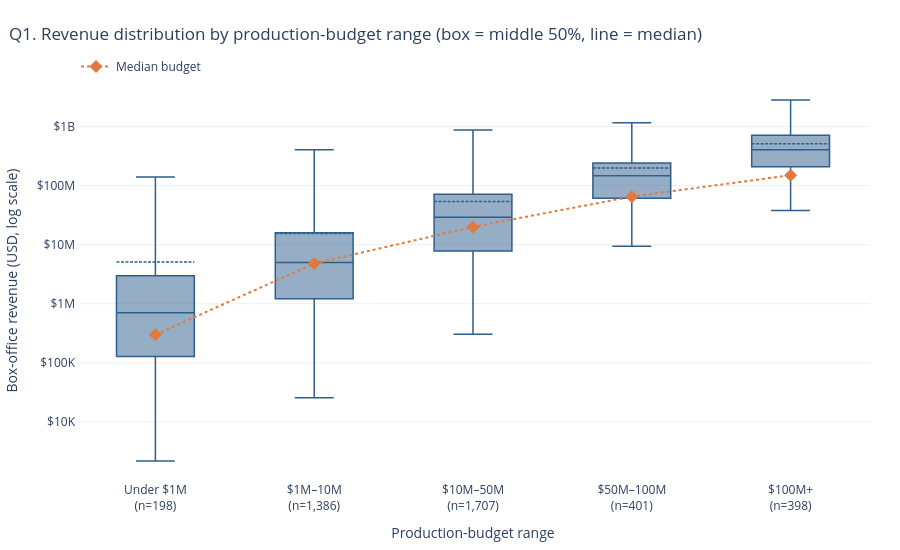

Source (notebook cell):
### Code cell
q1_box = fin2.groupby("budget_range", observed=True)["revenue_eda"].apply(money_box).unstack()
q1_labels = [f"{r}<br>(n={int(n):,})" for r, n in zip(q1_box.index, q1_box["n"])]

fig = go.Figure()
add_box(fig, q1_box, q1_labels, name="Revenue", color=ACCENT)
fig.add_trace(go.Scatter(x=q1_labels, y=q1_tbl["median_budget"], mode="markers+lines", name="Median budget",
                         marker=dict(symbol="diamond", size=10, color=ACCENT2), line=dict(dash="dot"),
                         hovertemplate="Median budget: %{y:$,.0f}<extra></extra>"))
money_axis(fig, "y", "Box-office revenue (USD, log scale)")
fig.update_xaxes(title_text="Production-budget range")
finish(fig, "Q1. Revenue distribution by production-budget range (box = middle 50%, line = median)",
       legend=dict(orientation="h", y=1.07, x=0))

### Figure 1 — Plotly figure (JSON) as saved in the notebook; plotly's stock layout.template omitted (floating-point values rounded to 4 significant figures)
{"data": [{"boxpoints": false, "line": {"width": 1.5}, "lowerfence": [2191, 25603, 303877, 9426825, 37917985], "marker": {"color": "#2E5E8C"}, "mean": [5109000.0, 15530000.0, 53970000.0, 199000000.0, 508400000.0], "median": [707800.0, 5009000.0, 29200000, 146745280, 403951144], "name": "Revenue", "q1": [128000.0, 1211634, 7835000.0, 61279452, 208450000], "q3": [2994000.0, 15990000.0, 71024086, 240800000, 711800000.0], "showlegend": false, "type": "box", "upperfence": [139191345, 405320132, 870325439, 1159457503, 2799439100], "x": ["Under $1M<br>(n=198)", "$1M–10M<br>(n=1,386)", "$10M–50M<br>(n=1,707)", "$50M–100M<br>(n=401)", "$100M+<br>(n=398)"]}, {"hovertemplate": "Median budget: %{y:$,.0f}<extra></extra>", "line": {"dash": "dot"}, "marker": {"color": "#E07A3F", "size": 10, "symbol": "diamond"}, "mode": "markers+lines", "name": "Median budget", "type": "scatter", "x": ["Under $1M<br>(n=198)", "$1M–10M<br>(n=1,386)", "$10M–50M<br>(n=1,707)", "$50M–100M<br>(n=401)", "$100M+<br>(n=398)"], "y": [300000.0, 4800000.0, 20000000.0, 65000000.0, 150000000.0]}], "layout": {"height": 550, "legend": {"orientation": "h", "x": 0, "y": 1.07}, "margin": {"b": 60, "l": 60, "r": 30, "t": 80}, "title": {"text": "Q1. Revenue distribution by production-budget range (box = middle 50%, line = median)", "x": 0.01, "xanchor": "left"}, "xaxis": {"title": {"text": "Production-budget range"}}, "yaxis": {"hoverformat": "$,.0f", "ticktext": ["$1K", "$10K", "$100K", "$1M", "$10M", "$100M", "$1B", "$10B"], "tickvals": [1000, 10000, 100000, 1000000, 10000000, 100000000, 1000000000, 10000000000], "title": {"text": "Box-office revenue (USD, log scale)"}, "type": "log"}}}
